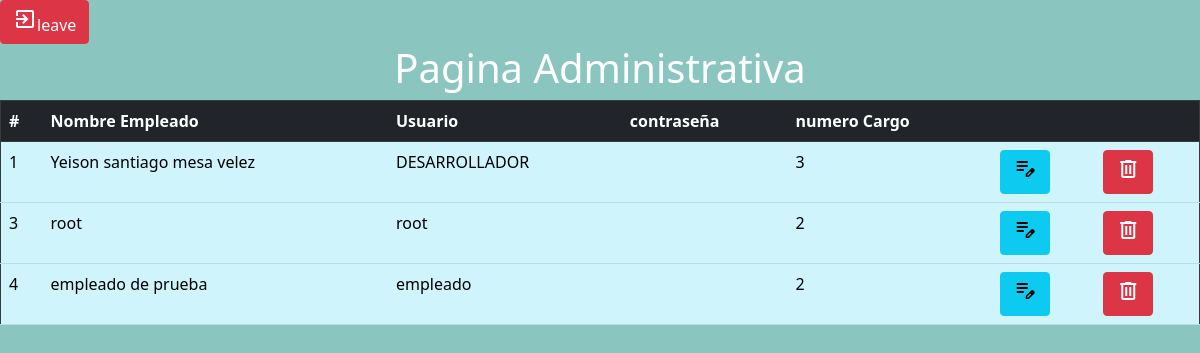
The app's page /admin/administrador/administrar_usuarios.php (signed in) with its own data.
### tables this page shows
CREATE TABLE `usuarios` (
  `id` int(11) NOT NULL,
  `nombre` varchar(255) NOT NULL,
  `usuarios` varchar(255) NOT NULL,
  `contraseña` varchar(255) NOT NULL,
  `id_cargo` int(11) NOT NULL
);

### admin/administrador/administrar_usuarios.php (the view, shortened to what this page needs)
<?php
include("../conexion.php");
?>
<!DOCTYPE html>
<html>
    <head>
    </head>
	 <body>
     <a  class="btn btn-danger" href='/LOGIN ROLES/admin/index.php'><span class="material-symbols-outlined">
        </span>leave</a>
     <link href="https://cdn.jsdelivr.net/npm/bootstrap@5.0.2/dist/css/bootstrap.min.css" rel="stylesheet">
        <center>
        <h1>Pagina Administrativa</h1>
        </center>
<center>
    <table border="1" class="table table-dark table-hover" >
        <tr style="background:#337ab7; color:WHITE;" >
            <th>#</th>
            <th>Nombre Empleado</th>
            <Th>Usuario</Th>
            <th>contraseña</th>
            <th>numero Cargo</th>
            <th></th>
            <th></th>
        </tr>
        <?php
        $consulta=$con->query("SELECT * FROM usuarios");
        while($row=$consulta->fetch_array()){
        ?>
        <tr class="table-info">
        <td ><?php echo $row['id'] ?></td>
        <td><?php echo $row['nombre'] ?></td>
        <td><?php echo $row['usuarios'] ?></td>
        <td><?php echo $row['contraseña'] ?></td>
        <td><?php echo $row['id_cargo'] ?></td>
        <TD><a href="modificar_usuarios.php? id=<?php echo $row['id'] ?>" class="btn btn-info" > <span class="material-symbols-outlined">
        </span>    </a></TD>
        <TD><a href="eliminar_usuarios.php? id=<?php echo $row['id'] ?>" class="btn btn-danger"   onclick="return confirmretirar()">
          <span class="material-symbols-outlined">
            </span>
         </a></TD>
        <?php
        }
        ?>
        </table>
        </center>
	</body>
</html>

### admin/administrador/administrar_usuarios.php (style rules this page uses)
body { background-color: #8AC6BF; }
h1 { color: white; }

### records on screen
usuarios: id "1", nombre "Yeison santiago mesa velez", usuarios "DESARROLLADOR", id_cargo "3"
usuarios: id "3", nombre "root", usuarios "root", id_cargo "2"
usuarios: id "4", nombre "empleado de prueba", usuarios "empleado", id_cargo "2"
